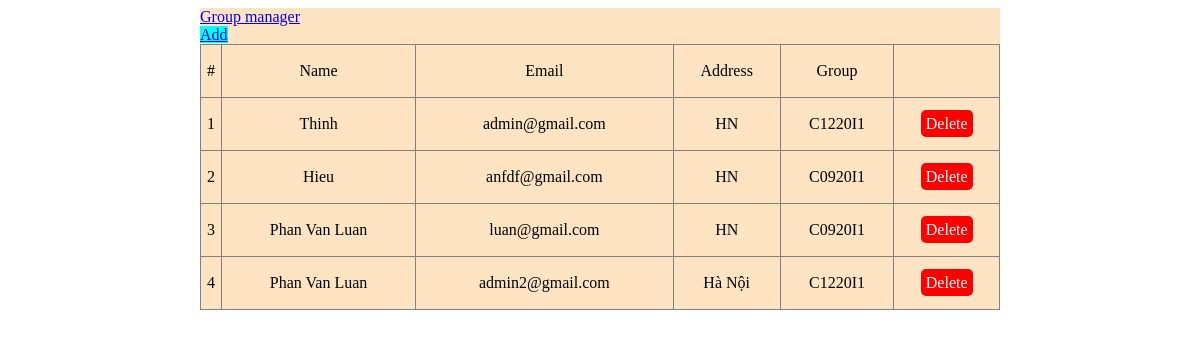
The page / on the database its author committed.
### tables this page shows
CREATE TABLE `users` (
  `id` bigint UNSIGNED NOT NULL,
  `name` varchar(255) NOT NULL,
  `email` varchar(255) NOT NULL,
  `image` varchar(255) DEFAULT NULL,
  `address` varchar(255) DEFAULT NULL,
  `email_verified_at` timestamp NULL DEFAULT NULL,
  `password` varchar(255) NOT NULL,
  `remember_token` varchar(100) DEFAULT NULL,
  `created_at` timestamp NULL DEFAULT NULL,
  `updated_at` timestamp NULL DEFAULT NULL,
  `group_id` bigint UNSIGNED DEFAULT NULL
);

CREATE TABLE `groups` (
  `id` bigint UNSIGNED NOT NULL,
  `name` varchar(30) NOT NULL,
  `created_at` timestamp NULL DEFAULT NULL,
  `updated_at` timestamp NULL DEFAULT NULL
);

### src/model/Model.php (called while the page is built, shortened)
<?php
class Model
{
    public function __construct()
    {
        $database = new Database();
        $this->pdo = $database->connect();
    }
}

### src/model/Database.php (called while the page is built, shortened)
<?php
class Database
{
    protected $dsn;
    protected $username;
    protected $password;
    public function __construct()
    {
        $this->dsn = 'mysql:host=localhost;dbname=demo';
        $this->username = 'root';
        $this->password = '123456@Abc';
    }
    public function connect()  {
        try {
            return new PDO($this->dsn, $this->username, $this->password);
        }catch (PDOException $PDOException) {
            echo "Ket noi den database loi vui long kiem tra lai";
            die();
        }
    }
}

### src/controller/BookController.php (called while the page is built, shortened)
<?php
class BookController
{
    public $bookModel;
    public function __construct()
    {
        $this->bookModel = new BookModel();
    }
    function getAllBook()
    {
        return $this->bookModel->getAll();
    }
}

### src/model/BookModel.php (called while the page is built, shortened)
<?php
class BookModel extends Model
{
    function getAll()
    {
        $sql = 'SELECT users.id, users.name, users.email, users.address, groups.name as `groupName`
        FROM `users`
        JOIN `groups`
        ON users.group_id = groups.id';
        $stmt = $this->pdo->prepare($sql);
        $stmt->execute();
        $data = $stmt->fetchAll();
        return $data;
    }
}

### index.php (the view, shortened to what this page needs)
<?php
$bookController = new BookController();
$data = $bookController->getAllBook();
?>
<!doctype html>
<html lang="en">
<head>
    <link rel="stylesheet" href="public/css/style.css">
</head>
<body>
<div class="container">
    <div>
        <a href="view/groups/list.php">Group manager</a>
    </div>
    <a href="view/books/add.php" class="add-user">Add</a>
    <table border="1" id="list-user">
        <tr>
            <td>#</td>
            <td>Name</td>
            <td>Email</td>
            <td>Address</td>
            <td>Group</td>
            <td></td>
        </tr>
        <?php foreach ($data as $key => $item): ?>
        <tr>
            <td><?php echo $key + 1 ?></td>
            <td><?php echo $item['name'] ?></td>
            <td><?php echo $item['email'] ?></td>
            <td><?php echo $item['address'] ?></td>
            <td><?php echo $item['groupName'] ?></td>
            <td><a class="delete-user" onclick="return confirm('Are you sure?')" href="action/delete.php?id=<?php echo $item['id'] ?>">Delete</a></td>
        </tr>
        <?php endforeach; ?>
    </table>
</div>
</body>
</html>

### public/css/style.css (style rules this page uses)
table { width: 100%; border-collapse: collapse; }
td { height: 50px; }
#list-user td { text-align: center; }
.container { width: 800px; margin: 0 auto; background-color: bisque; }
.add-user { background-color: aqua; }
.delete-user { color: white; text-decoration: none; background-color: red; padding: 5px; border-radius: 5px; }

### rows shown on the page
users: name "Thinh", email "admin@gmail.com", address "HN", group.name "C1220I1"
users: name "Hieu", email "anfdf@gmail.com", address "HN", group.name "C0920I1"
users: name "Phan Van Luan", email "luan@gmail.com", address "HN", group.name "C0920I1"
users: name "Phan Van Luan", email "admin2@gmail.com", address "Hà Nội", group.name "C1220I1"
